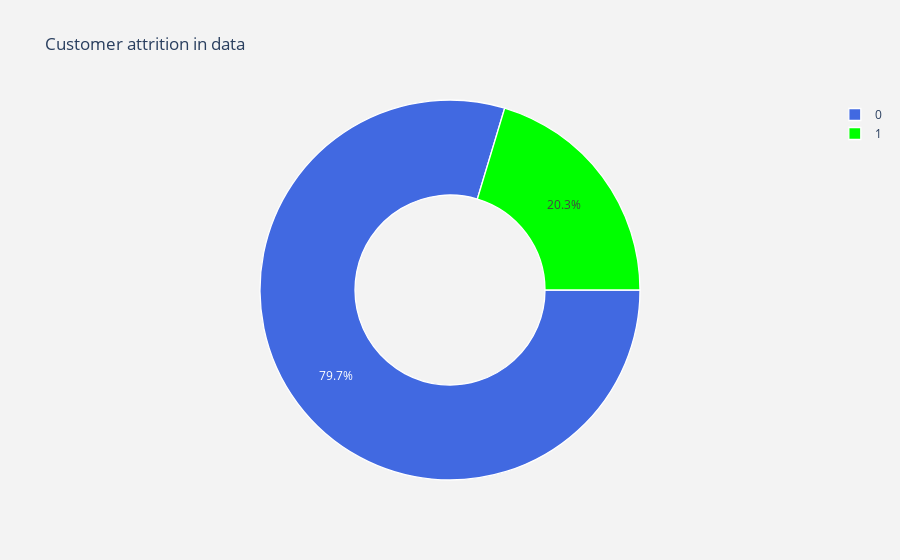

The notebook cell this image was saved under:
### Code cell
#checking the distribution of the target variable


lab = data["targetid"].value_counts().keys().tolist()
#values
val = data["targetid"].value_counts().values.tolist()

trace = go.Pie(labels = lab ,
               values = val ,
               marker = dict(colors =  [ 'royalblue' ,'lime'],
                             line = dict(color = "white",
                                         width =  1.3)
                            ),
               rotation = 90,
               hoverinfo = "label+value+text",
               hole = .5
              )
layout = go.Layout(dict(title = "Customer attrition in data",
                        plot_bgcolor  = "rgb(243,243,243)",
                        paper_bgcolor = "rgb(243,243,243)",
                       )
                  )

data1 = [trace]
fig = go.Figure(data = data1,layout = layout)
py.iplot(fig)

### Figure 1 — Plotly figure (JSON) as saved in the notebook; plotly's stock layout.template omitted (floating-point values rounded to 4 significant figures)
{"data": [{"hole": 0.5, "hoverinfo": "label+value+text", "labels": [0, 1], "marker": {"colors": ["royalblue", "lime"], "line": {"color": "white", "width": 1.3}}, "rotation": 90, "type": "pie", "values": [39825, 10175]}], "layout": {"paper_bgcolor": "rgb(243,243,243)", "plot_bgcolor": "rgb(243,243,243)", "title": {"text": "Customer attrition in data"}}}
